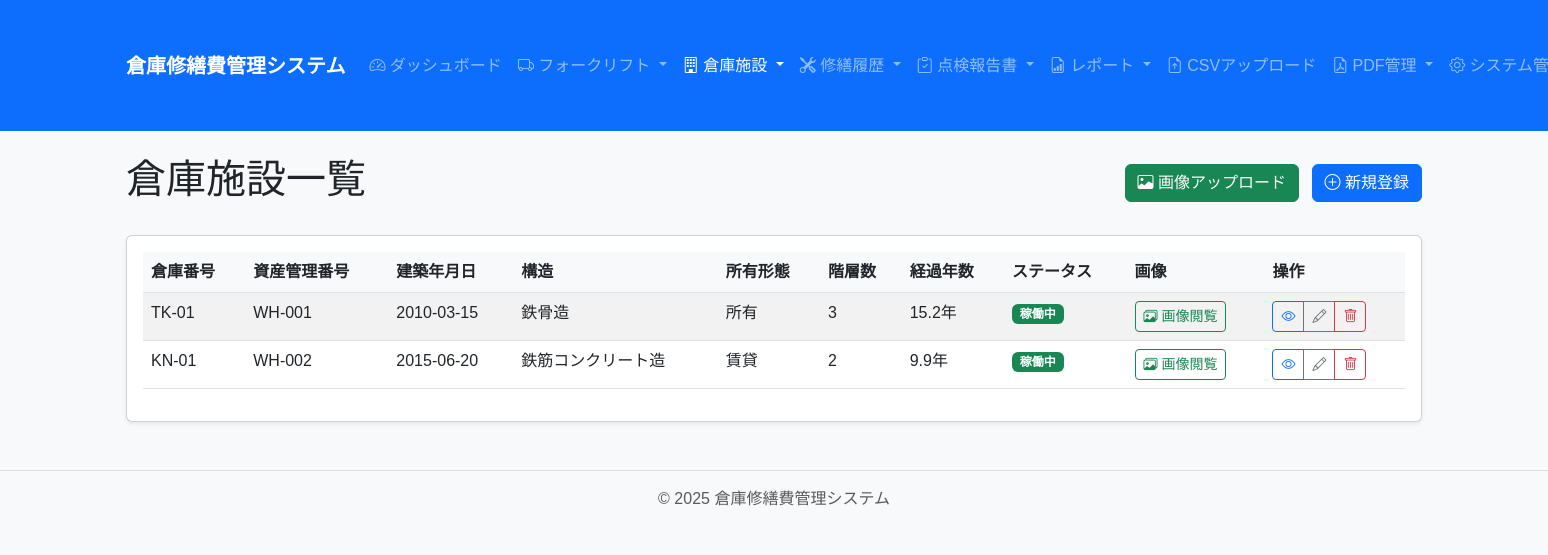
Before: /facility/ with the older database file.
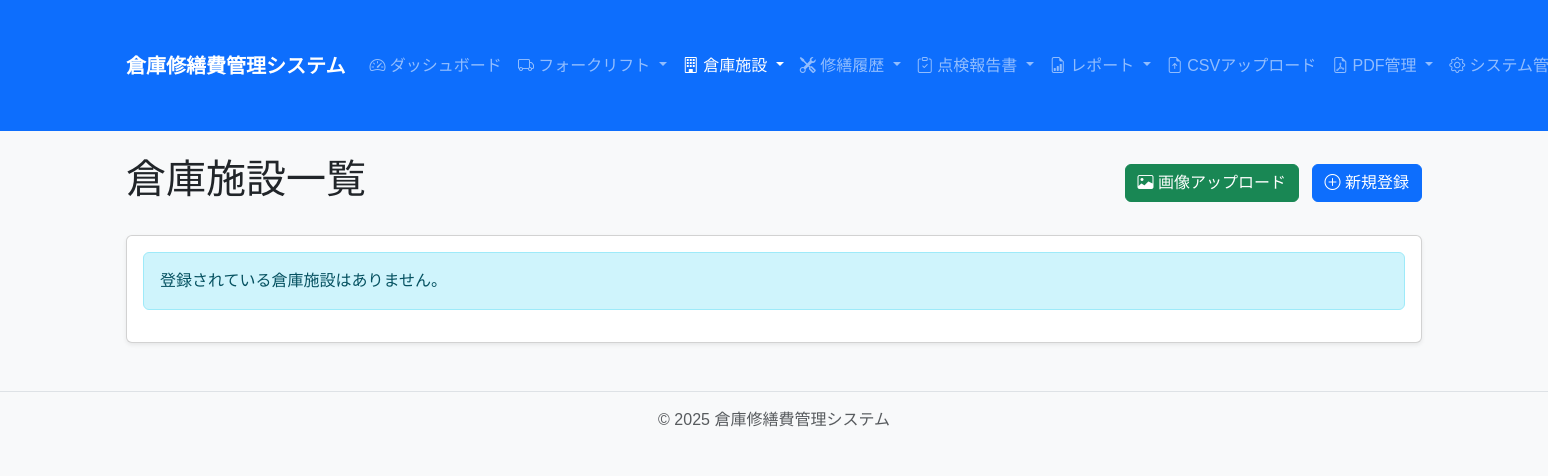
After: the same page with the newer database file.
### app/models/facility.py (models this page shows, shortened)
class Facility(Asset):
    __tablename__ = 'facilities'
    warehouse_number = db.Column(db.String(50), unique=True, nullable=False, index=True)
    construction_date = db.Column(db.Date, nullable=False)
    main_structure = db.Column(db.String(100), nullable=False)
    ownership_type = db.Column(db.String(20), nullable=False)  # owned, leased
    floor_count = db.Column(db.Integer, nullable=False)
    repairs = db.relationship('FacilityRepair', back_populates='facility', cascade='all, delete-orphan')
    @property
    def ownership_type_name(self):
        return Config.OWNERSHIP_TYPE_NAMES.get(self.ownership_type, self.ownership_type)

### app/routes/facility.py (the view)
@facility_bp.route('/')
def index():
    facilities = Facility.query.all()
    return render_template('facility/index.html', facilities=facilities)

### app/models/asset.py (called while the page is built)
    @property
    def status_name(self):
        return Config.ASSET_STATUS_NAMES.get(self.asset_status, self.asset_status)

    @property
    def elapsed_years(self):
        if hasattr(self, 'manufacture_date'):
            start_date = self.manufacture_date
        elif hasattr(self, 'construction_date'):
            start_date = self.construction_date
        else:
            start_date = self.acquisition_date
        days_difference = (Config.CURRENT_DATE.date() - start_date).days
        return days_difference / 365.25  # うるう年も考慮した年数

### app/templates/facility/index.html (shortened to what this page needs)
{% extends "base.html" %}
{% block content %}
<div class="d-flex justify-content-between align-items-center mb-4">
    <h1>倉庫施設一覧</h1>
    <div>
        <a href="{{ url_for('pdf_management.upload') }}" class="btn btn-success me-2">
            <i class="bi bi-image"></i> 画像アップロード
        </a>
        <a href="{{ url_for('facility.create') }}" class="btn btn-primary">
            <i class="bi bi-plus-circle"></i> 新規登録
        </a>
    </div>
</div>
<div class="card">
    <div class="card-body">
        {% if facilities %}
        <div class="table-responsive">
            <table class="table table-striped table-hover">
                <thead>
                    <tr>
                        <th>倉庫番号</th>
                        <th>資産管理番号</th>
                        <th>建築年月日</th>
                        <th>構造</th>
                        <th>所有形態</th>
                        <th>階層数</th>
                        <th>経過年数</th>
                        <th>ステータス</th>
                        <th>画像</th>
                        <th>操作</th>
                    </tr>
                </thead>
                <tbody>
                    {% for facility in facilities %}
                    <tr>
                        <td>{{ facility.warehouse_number }}</td>
                        <td>{{ facility.asset_management_number }}</td>
                        <td>{{ facility.construction_date.strftime('%Y-%m-%d') }}</td>
                        <td>{{ facility.main_structure }}</td>
                        <td>{{ facility.ownership_type_name }}</td>
                        <td>{{ facility.floor_count }}</td>
                        <td>{{ "%.1f"|format(facility.elapsed_years) }}年</td>
                        <td>
                            <span class="badge {% if facility.asset_status == 'active' %}bg-success{% elif facility.asset_status == 'inactive' %}bg-secondary{% elif facility.asset_status == 'under_repair' %}bg-warning{% else %}bg-danger{% endif %}">
                                {{ facility.status_name }}
                            </span>
                        </td>
                        <td>
                            <a href="{{ url_for('facility.view_images', id=facility.id) }}" class="btn btn-sm btn-outline-success">
                                <i class="bi bi-images"></i> 画像閲覧
                            </a>
                        </td>
                        <td>
                            <div class="btn-group btn-group-sm">
                                <a href="{{ url_for('facility.view', id=facility.id) }}" class="btn btn-outline-primary">
                                    <i class="bi bi-eye"></i>
                                </a>
                                <a href="{{ url_for('facility.edit', id=facility.id) }}" class="btn btn-outline-secondary">
                                    <i class="bi bi-pencil"></i>
                                </a>
                                <button type="button" class="btn btn-outline-danger" data-bs-toggle="modal" data-bs-target="#deleteModal{{ facility.id }}">
                                    <i class="bi bi-trash"></i>
                                </button>
                            </div>
                        </td>
                    </tr>
                    {% endfor %}
                </tbody>
            </table>
        </div>
        {% else %}
        <div class="alert alert-info">
            登録されている倉庫施設はありません。
        </div>
        {% endif %}
    </div>
</div>
{% endblock %}

Changed rows visible on the page:
removed Facility: warehouse_number "TK-01", asset_management_number "WH-001", construction_date "2010-03-15", main_structure "鉄骨造", ownership_type_name "所有", floor_count "3", elapsed_years "15.2", status_name "稼働中"
removed Facility: warehouse_number "KN-01", asset_management_number "WH-002", construction_date "2015-06-20", main_structure "鉄筋コンクリート造", ownership_type_name "賃貸", floor_count "2", elapsed_years "9.9", status_name "稼働中"
Other visible differences:
text no longer shown: "倉庫番号 資産管理番号 建築年月日 構造 所有形態 階層数 経過年数 ステータス 画像 操作"
text now shown: "登録されている倉庫施設はありません。"
